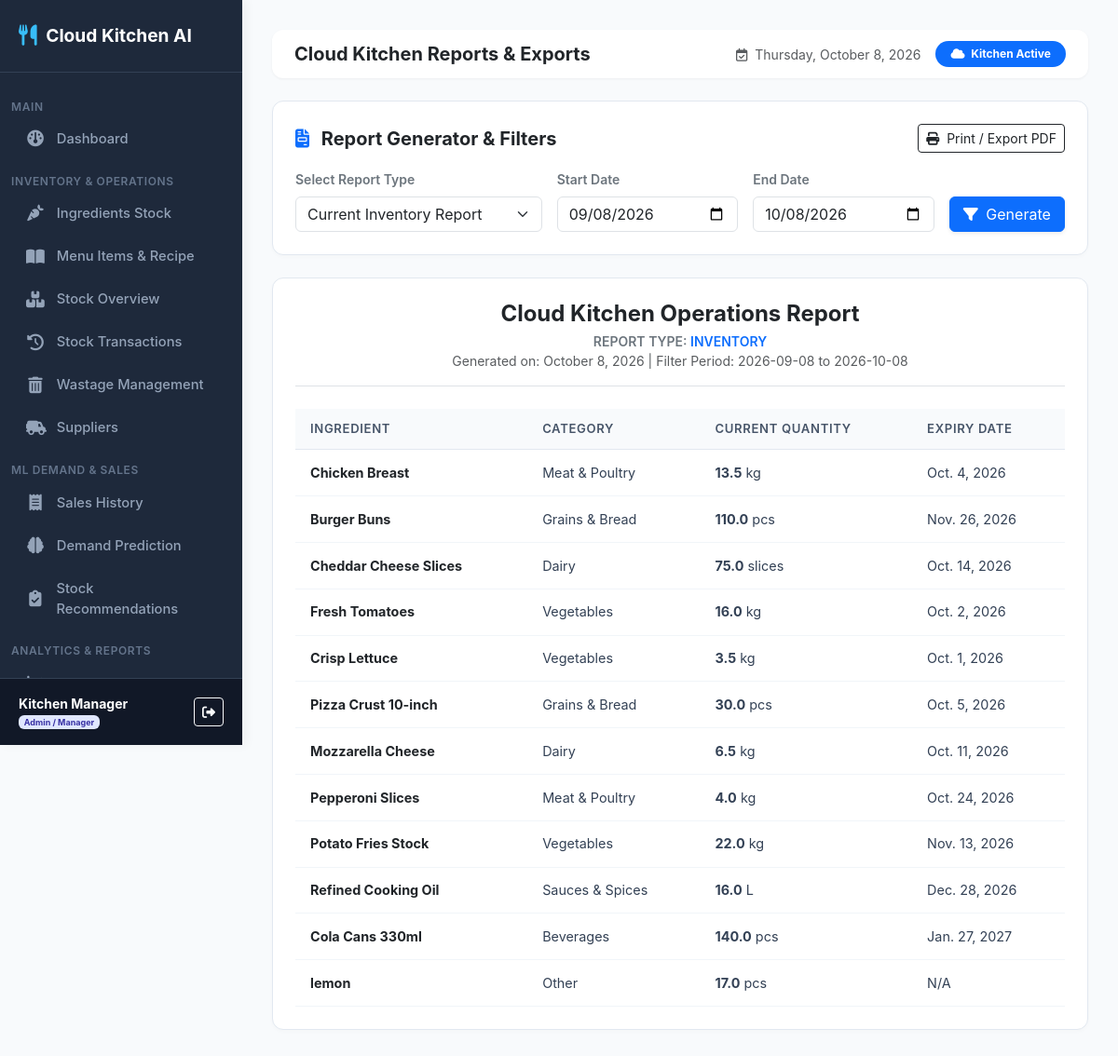
The app's page /reports/ (signed in) with its own data.
### inventory_predictor/models.py (models this page shows, shortened)
class Ingredient(models.Model):
    CATEGORY_CHOICES = (
        ('Vegetables', 'Vegetables'),
        ('Dairy', 'Dairy'),
        ('Meat & Poultry', 'Meat & Poultry'),
        ('Grains & Bread', 'Grains & Bread'),
        ('Sauces & Spices', 'Sauces & Spices'),
        ('Beverages', 'Beverages'),
        ('Packaging', 'Packaging'),
        ('Other', 'Other'),
    )
    name = models.CharField(max_length=100, unique=True)
    category = models.CharField(max_length=50, choices=CATEGORY_CHOICES, default='Vegetables')
    unit = models.CharField(max_length=20, help_text="e.g. kg, g, L, ml, pcs, slices")
    current_quantity = models.FloatField(default=0.0)
    min_stock_level = models.FloatField(default=10.0)
    max_stock_level = models.FloatField(default=100.0)
    unit_cost = models.DecimalField(max_digits=10, decimal_places=2, default=0.00)
    supplier = models.ForeignKey(Supplier, on_delete=models.SET_NULL, null=True, blank=True, related_name='ingredients')
    expiry_date = models.DateField(null=True, blank=True)
    created_at = models.DateTimeField(auto_now_add=True)

### inventory_predictor/views.py (the view)
# urls.py: path('reports/', views.reports_view, name='reports'),
@login_required
def reports_view(request):
    report_type = request.GET.get('type', 'inventory')
    start_date_str = request.GET.get('start_date', (date.today() - timedelta(days=30)).strftime("%Y-%m-%d"))
    end_date_str = request.GET.get('end_date', date.today().strftime("%Y-%m-%d"))
    try:
        start_date = datetime.strptime(start_date_str, "%Y-%m-%d").date()
        end_date = datetime.strptime(end_date_str, "%Y-%m-%d").date()
    except Exception:
        start_date = date.today() - timedelta(days=30)
        end_date = date.today()
    report_data = []
    if report_type == 'inventory':
        report_data = Ingredient.objects.select_related('supplier').all()
    elif report_type == 'low_stock':
        report_data = [i for i in Ingredient.objects.select_related('supplier').all() if i.is_low_stock]
    elif report_type == 'expiring':
        report_data = [i for i in Ingredient.objects.select_related('supplier').all() if i.is_expiring_soon]
    elif report_type == 'usage':
        report_data = InventoryTransaction.objects.filter(
            transaction_type='USAGE',
            created_at__date__gte=start_date,
            created_at__date__lte=end_date
        ).select_related('ingredient', 'performed_by').order_by('-created_at')
    elif report_type == 'wastage':
        report_data = Wastage.objects.filter(
            date__gte=start_date,
            date__lte=end_date
        ).select_related('ingredient', 'reported_by').order_by('-date')
    elif report_type == 'sales':
        report_data = SalesRecord.objects.filter(
            date__gte=start_date,
            date__lte=end_date
        ).select_related('menu_item').order_by('-date')
    context = {
        'report_type': report_type,
        'start_date_str': start_date_str,
        'end_date_str': end_date_str,
        'report_data': report_data,
        'today': date.today()
    }
    return render(request, 'inventory_predictor/reports/reports.html', context)

### inventory_predictor/templates/inventory_predictor/reports/reports.html (shortened to what this page needs)
{% extends 'inventory_predictor/base.html' %}
{% block page_title %}Cloud Kitchen Reports & Exports{% endblock %}
{% block content %}
<div class="card-box d-print-none mb-4">
    <div class="d-flex flex-column flex-md-row justify-content-between align-items-md-center gap-3 mb-3">
        <h5 class="fw-bold m-0 text-dark"><i class="fa-solid fa-file-invoice text-primary me-2"></i> Report Generator & Filters</h5>
        <button onclick="window.print()" class="btn btn-outline-dark btn-sm">
            <i class="fa-solid fa-print me-1"></i> Print / Export PDF
        </button>
    </div>
    <form method="GET" action="{% url 'reports' %}" class="row g-3">
        <div class="col-12 col-md-4">
            <label class="form-label text-secondary small fw-semibold">Select Report Type</label>
            <select name="type" class="form-select">
                <option value="inventory" {% if report_type == 'inventory' %}selected{% endif %}>Current Inventory Report</option>
            </select>
        </div>
        <div class="col-12 col-md-3">
            <label class="form-label text-secondary small fw-semibold">Start Date</label>
            <input type="date" name="start_date" value="{{ start_date_str }}" class="form-control">
        </div>
        <div class="col-12 col-md-3">
            <label class="form-label text-secondary small fw-semibold">End Date</label>
            <input type="date" name="end_date" value="{{ end_date_str }}" class="form-control">
        </div>
        <div class="col-12 col-md-2 d-flex align-items-end">
            <button type="submit" class="btn btn-primary w-100 shadow-sm">
                <i class="fa-solid fa-filter me-1"></i> Generate
            </button>
        </div>
    </form>
</div>
<div class="card-box bg-white p-4">
    <div class="text-center mb-4 border-bottom pb-3">
        <h4 class="fw-bold text-dark m-0">Cloud Kitchen Operations Report</h4>
        <div class="text-secondary small fw-semibold text-uppercase mt-1">
            Report Type: <span class="text-primary">{{ report_type|upper }}</span>
        </div>
        <div class="text-muted small">Generated on: {{ today|date:"F j, Y" }} | Filter Period: {{ start_date_str }} to {{ end_date_str }}</div>
    </div>
    <div class="table-responsive">
        {% if report_type == 'inventory' or report_type == 'low_stock' or report_type == 'expiring' %}
            <table class="custom-table">
                <thead>
                    <tr>
                        <th>Ingredient</th>
                        <th>Category</th>
                        <th>Current Quantity</th>
                        <th>Expiry Date</th>
                    </tr>
                </thead>
                <tbody>
                    {% for item in report_data %}
                    <tr>
                        <td class="fw-bold text-dark">{{ item.name }}</td>
                        <td>{{ item.category }}</td>
                        <td><strong>{{ item.current_quantity }}</strong> {{ item.unit }}</td>
                        <td>{{ item.expiry_date|default:"N/A" }}</td>
                    </tr>
                    {% empty %}
                    <tr><td colspan="4" class="text-center py-3 text-muted">No data available for this report filter.</td></tr>
                    {% endfor %}
                </tbody>
            </table>
        {% endif %}
    </div>
</div>
{% endblock %}

### inventory_predictor/templates/inventory_predictor/base.html (shortened to what this page needs)
{% load static %}
<!DOCTYPE html>
<html lang="en">
<head>
    <link rel="stylesheet" href="{% static 'css/bootstrap.min.css' %}">
    <link rel="stylesheet" href="https://cdn.jsdelivr.net/npm/bootstrap@5.3.2/dist/css/bootstrap.min.css">
    <link rel="stylesheet" href="{% static 'css/fontawesome.min.css' %}">
    <link rel="stylesheet" href="https://cdnjs.cloudflare.com/ajax/libs/font-awesome/6.4.2/css/all.min.css">
    <link rel="stylesheet" href="{% static 'css/style.css' %}">
</head>
<body>
    {% if user.is_authenticated %}
    <nav id="sidebar">
        <div class="sidebar-header">
            <a href="{% url 'dashboard' %}" class="sidebar-brand">
                <i class="fa-solid fa-utensils"></i>
                <span>Cloud Kitchen AI</span>
            </a>
        </div>
        <ul class="sidebar-menu">
            <li class="menu-heading">Main</li>
            <li class="sidebar-item">
                <a href="{% url 'dashboard' %}" class="sidebar-link {% if request.resolver_match.url_name == 'dashboard' %}active{% endif %}">
                    <i class="fa-solid fa-gauge"></i>
                    <span>Dashboard</span>
                </a>
            </li>
            <li class="menu-heading">Inventory & Operations</li>
            <li class="sidebar-item">
                <a href="{% url 'ingredient_list' %}" class="sidebar-link {% if 'ingredient' in request.resolver_match.url_name %}active{% endif %}">
                    <i class="fa-solid fa-carrot"></i>
                    <span>Ingredients Stock</span>
                </a>
            </li>
            <li class="sidebar-item">
                <a href="{% url 'menu_list' %}" class="sidebar-link {% if 'menu' in request.resolver_match.url_name or 'recipe' in request.resolver_match.url_name %}active{% endif %}">
                    <i class="fa-solid fa-book-open"></i>
                    <span>Menu Items & Recipe</span>
                </a>
            </li>
            <li class="sidebar-item">
                <a href="{% url 'inventory_status' %}" class="sidebar-link ">
                    <i class="fa-solid fa-boxes-stacked"></i>
                    <span>Stock Overview</span>
                </a>
            </li>
            <li class="sidebar-item">
                <a href="{% url 'inventory_transactions' %}" class="sidebar-link {% if request.resolver_match.url_name == 'inventory_transactions' %}active{% endif %}">
                    <i class="fa-solid fa-clock-rotate-left"></i>
                    <span>Stock Transactions</span>
                </a>
            </li>
            <li class="sidebar-item">
                <a href="{% url 'wastage_list' %}" class="sidebar-link {% if 'wastage' in request.resolver_match.url_name %}active{% endif %}">
                    <i class="fa-solid fa-trash-can"></i>
                    <span>Wastage Management</span>
                </a>
            </li>
            {% if user.is_superuser or user.profile.role == 'ADMIN' %}
            <li class="sidebar-item">
                <a href="{% url 'supplier_list' %}" class="sidebar-link {% if 'supplier' in request.resolver_match.url_name %}active{% endif %}">
                    <i class="fa-solid fa-truck-field"></i>
                    <span>Suppliers</span>
                </a>
            </li>
            {% endif %}
            <li class="menu-heading">ML Demand & Sales</li>
            <li class="sidebar-item">
                <a href="{% url 'sales_list' %}" class="sidebar-link {% if 'sales' in request.resolver_match.url_name %}active{% endif %}">
                    <i class="fa-solid fa-receipt"></i>
                    <span>Sales History</span>
                </a>
            </li>
            <li class="sidebar-item">
                <a href="{% url 'demand_prediction' %}" class="sidebar-link {% if 'demand_prediction' in request.resolver_match.url_name %}active{% endif %}">
                    <i class="fa-solid fa-brain"></i>
                    <span>Demand Prediction</span>
                </a>
            </li>
            <li class="sidebar-item">
                <a href="{% url 'reorder_recommendations' %}" class="sidebar-link {% if 'reorders' in request.resolver_match.url_name %}active{% endif %}">
                    <i class="fa-solid fa-clipboard-check"></i>
                    <span>Stock Recommendations</span>
                </a>
            </li>
            <li class="menu-heading">Analytics & Reports</li>
            <li class="sidebar-item">
                <a href="{% url 'analytics' %}" class="sidebar-link {% if 'analytics' in request.resolver_match.url_name %}active{% endif %}">
                    <i class="fa-solid fa-chart-line"></i>
                    <span>Analytics</span>
                </a>
            </li>
        </ul>
        <div class="sidebar-user">
            <div class="d-flex align-items-center justify-content-between">
                <div>
                    <div class="fw-bold text-white small">{{ user.get_full_name|default:user.username }}</div>
                    <div class="text-muted text-capitalize" style="font-size: 0.75rem;">
                        {% if user.is_superuser or user.profile.role == 'ADMIN' %}
                            <span class="badge badge-admin">Admin / Manager</span>
                        {% else %}
                            <span class="badge badge-staff">Kitchen Staff</span>
                        {% endif %}
                    </div>
                </div>
                <a href="{% url 'logout' %}" class="btn btn-sm btn-outline-light" title="Logout">
                    <i class="fa-solid fa-right-from-bracket"></i>
                </a>
            </div>
        </div>
    </nav>
    {% endif %}
    <main id="content" {% if not user.is_authenticated %}style="margin-left: 0;"{% endif %}>
        {% if user.is_authenticated %}
        <div class="navbar-custom d-flex justify-content-between align-items-center">
            <div class="d-flex align-items-center gap-3">
                <h5 class="m-0 fw-bold text-dark">{% block page_title %}Dashboard{% endblock %}</h5>
            </div>
            <div class="d-flex align-items-center gap-3">
                <span class="text-muted small d-none d-md-inline">
                    <i class="fa-regular fa-calendar-check me-1"></i> {% now "l, F j, Y" %}
                </span>
                <span class="badge bg-primary rounded-pill px-3 py-2">
                    <i class="fa-solid fa-cloud me-1"></i> Kitchen Active
                </span>
            </div>
        </div>
        {% endif %}
        {% block content %}{% endblock %}
    </main>
</body>
</html>

### inventory_predictor/static/css/style.css (style rules this page uses)
:root { --sidebar-width: 260px; --sidebar-bg: #1e293b; --sidebar-color: #94a3b8; --sidebar-active-bg: #2563eb; --sidebar-active-color: #ffffff; --body-bg: #f8fafc; --card-border-radius: 12px; --primary-color: #2563eb; }
body { font-family: 'Inter', system-ui, -apple-system, sans-serif; background-color: var(--body-bg); color: #334155; margin: 0; padding: 0; overflow-x: hidden; }
#sidebar { width: var(--sidebar-width); height: 100vh; position: fixed; top: 0; left: 0; background: var(--sidebar-bg); color: var(--sidebar-color); z-index: 1000; transition: all 0.3s ease; display: flex; flex-direction: column; box-shadow: 4px 0 10px rgba(0, 0, 0, 0.05); }
.sidebar-header { padding: 1.5rem 1.25rem; border-bottom: 1px solid #334155; }
.sidebar-brand { font-size: 1.2rem; font-weight: 700; color: #ffffff; text-decoration: none; display: flex; align-items: center; gap: 0.6rem; }
.sidebar-brand i { color: #38bdf8; font-size: 1.4rem; }
ul, li { list-style: none; }
.sidebar-menu { list-style: none !important; padding: 1rem 0.75rem !important; margin: 0 !important; flex-grow: 1; overflow-y: auto; }
.menu-heading { font-size: 0.75rem; text-transform: uppercase; letter-spacing: 0.05em; color: #64748b; padding: 0.75rem 1rem 0.25rem 1rem; font-weight: 600; }
.sidebar-item { margin-bottom: 0.2rem; }
.sidebar-link { display: flex; align-items: center; gap: 0.8rem; padding: 0.65rem 1rem; color: var(--sidebar-color); text-decoration: none; border-radius: 8px; font-size: 0.92rem; font-weight: 500; transition: all 0.2s ease; }
.sidebar-link i { font-size: 1.1rem; width: 20px; text-align: center; }
.sidebar-user { padding: 1rem 1.25rem; border-top: 1px solid #334155; background: #111827; }
#content { margin-left: var(--sidebar-width); min-height: 100vh; padding: 2rem; transition: all 0.3s ease; }
.navbar-custom { background: #ffffff; box-shadow: 0 1px 3px rgba(0,0,0,0.05); border-radius: 12px; padding: 0.75rem 1.5rem; margin-bottom: 1.5rem; }
.card-box { background: #ffffff; border-radius: var(--card-border-radius); border: 1px solid #e2e8f0; padding: 1.5rem; margin-bottom: 1.5rem; box-shadow: 0 2px 4px rgba(0,0,0,0.02); }
.custom-table { width: 100%; border-collapse: separate; border-spacing: 0; }
.custom-table th { background: #f8fafc; color: #475569; font-weight: 600; font-size: 0.82rem; text-transform: uppercase; letter-spacing: 0.05em; padding: 0.75rem 1rem; border-bottom: 1px solid #e2e8f0; }
.custom-table td { padding: 0.85rem 1rem; border-bottom: 1px solid #f1f5f9; font-size: 0.9rem; vertical-align: middle; }
.badge-admin { background: #e0e7ff; color: #3730a3; }

### records on screen
Ingredient: name "Chicken Breast", category "Meat & Poultry", current_quantity "13.5", unit "kg", expiry_date "Oct. 4, 2026"
Ingredient: name "Burger Buns", category "Grains & Bread", current_quantity "110.0", unit "pcs", expiry_date "Nov. 26, 2026"
Ingredient: name "Cheddar Cheese Slices", category "Dairy", current_quantity "75.0", unit "slices", expiry_date "Oct. 14, 2026"
Ingredient: name "Fresh Tomatoes", category "Vegetables", current_quantity "16.0", unit "kg", expiry_date "Oct. 2, 2026"
Ingredient: name "Crisp Lettuce", category "Vegetables", current_quantity "3.5", unit "kg", expiry_date "Oct. 1, 2026"
Ingredient: name "Pizza Crust 10-inch", category "Grains & Bread", current_quantity "30.0", unit "pcs", expiry_date "Oct. 5, 2026"
Ingredient: name "Mozzarella Cheese", category "Dairy", current_quantity "6.5", unit "kg", expiry_date "Oct. 11, 2026"
Ingredient: name "Pepperoni Slices", category "Meat & Poultry", current_quantity "4.0", unit "kg", expiry_date "Oct. 24, 2026"
Ingredient: name "Potato Fries Stock", category "Vegetables", current_quantity "22.0", unit "kg", expiry_date "Nov. 13, 2026"
Ingredient: name "Refined Cooking Oil", category "Sauces & Spices", current_quantity "16.0", unit "L", expiry_date "Dec. 28, 2026"
Ingredient: name "Cola Cans 330ml", category "Beverages", current_quantity "140.0", unit "pcs", expiry_date "Jan. 27, 2027"
Ingredient: name "lemon", category "Other", current_quantity "17.0", unit "pcs", expiry_date "N/A"

### other values on screen
{{ user.get_full_name|default:user.username }} "Kitchen Manager"
{{ report_type|upper }} "INVENTORY"
{{ start_date_str }} "2026-09-08"
{{ end_date_str }} "2026-10-08"
